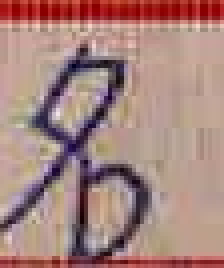
#> input picture data-clean/1/34048.jpg, 56 x 67 px (shown 4 times larger); its folder holds only this picture in this run
$ jupyter execute --allow-errors baseline-Copy2.ipynb
#> lines starting #> are read from the running program, lines starting #| are printed output that depends on the picture; after the words box and inside, x2 and y2 are one past the last pixel; in counts of white or black regions, pixels touching at a corner belong together
#> (reads word_idx_df.csv from the repository)
#> in load_data, img is the input picture: shape (67, 56, 3); mean B, G, R 125.5, 131.8, 167
[cell 1]
import os
import cv2
import pandas as pd
import numpy as np
from tensorflow import keras
from tensorflow.keras.models import Model
from tensorflow.keras.layers import (Flatten, Dense, Input,
                                     Dropout, BatchNormalization,
                                     Conv2D, MaxPooling2D,
                                     GlobalMaxPooling2D, GlobalAveragePooling2D,)

from tensorflow.keras import backend as K
from sklearn.model_selection import train_test_split

[cell 2]
def cv_show(img, name='image'):
    cv2.imshow(name, img)
    cv2.waitKey(0)
    cv2.destroyAllWindows()

[cell 3]
def normalize(X_train,X_test):
        mean = np.mean(X_train,axis=(0,1,2,3))
        std = np.std(X_train, axis=(0, 1, 2, 3))
        X_train = (X_train-mean)/(std+1e-7)
        X_test = (X_test-mean)/(std+1e-7)
        return X_train, X_test

[cell 4]
def padding(img):
    out_w = 128
    out_h = 128
    top_size = int((128 - img.shape[0]) / 2)
    bottom_size = int((128 - img.shape[0]) / 2)
    dif_1 = 128 - (top_size + bottom_size + img.shape[0])
    top_size += dif_1
    left_size = int((128 - img.shape[1]) / 2)
    right_size = int((128 - img.shape[1]) / 2)
    dif_2 = 128 - (left_size + right_size + img.shape[1])
    left_size += dif_2
    if img.shape[1] <= 128:
        constant = cv2.copyMakeBorder(img,
                                  top_size, bottom_size, left_size, right_size,
                                  borderType=cv2.BORDER_CONSTANT,
                                  value=(255, 255, 255))
    else:
        constant = cv2.copyMakeBorder(img,
                          top_size, bottom_size, 0, 0,
                          borderType=cv2.BORDER_CONSTANT,
                          value=(255, 255, 255))
        constant = cv2.resize(constant, (128, 128))


    return constant

[cell 5]
def preprocessing_img(img):

    gray = cv2.cvtColor(img, cv2.COLOR_BGR2GRAY)
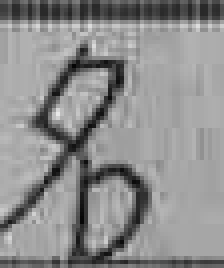
#> gray: shape (67, 56) (shown 4 times larger); min 4, max 232, mean 141.6
    ret, thresh1 = cv2.threshold(gray, 110, 255, cv2.THRESH_OTSU)
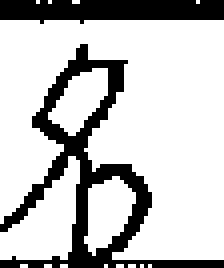
#> thresh1: shape (67, 56) (shown 4 times larger); 76.4% white; 2 black regions, box (x1, y1, x2, y2) and area: (0, 11, 56, 67) 607, (0, 0, 56, 6) 277
#> ret = 116
    gaussian = cv2.GaussianBlur(thresh1, (3, 3), 1)
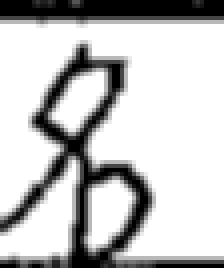
#> gaussian: shape (67, 56) (shown 4 times larger); min 0, max 255, mean 194.6
    kernel = np.zeros((3, 3), np.uint8)
    erosion_1 = cv2.erode(gaussian, kernel, iterations=1)
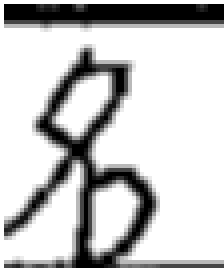
#> erosion_1: shape (67, 56) (shown 4 times larger); min 0, max 255, mean 198.4

    img2 = 255 - erosion_1
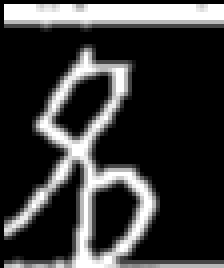
#> img2: shape (67, 56) (shown 4 times larger); min 0, max 255, mean 56.6
    img2 = cv2.resize(img2, (64, 64))
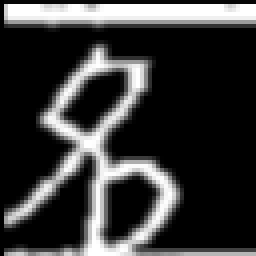
#> img2: shape (64, 64) (shown 4 times larger); min 0, max 255, mean 56.7
    img2 = cv2.cvtColor(img2, cv2.COLOR_GRAY2BGR)
#> img2: shape (64, 64, 3)


    return img2

[cell 6]
def load_data(path):

    fold_list = os.listdir(train_dir)
    trainX_list = []
    trainY_list = []
    testX_list = []
    testY_list = []

    for f in fold_list:
        label = int(f)
        img_list = os.listdir(f'{train_dir}{f}')
        tmp_datasetX = []
        tmp_datasetY = []
        for img_p in img_list:
            try:
                img = cv2.imread(f'{train_dir}{f}/{img_p}')
#                 if (img.shape[0] != 128) or (img.shape[1] != 128):
#                     img = padding(img)
                img = preprocessing_img(img)
#                 print(img.shape)
                label = int(f)
                tmp_datasetX.append(img)
                tmp_datasetY.append(label)
            except Exception as e:
                print(f, img_p)
                print(e)

        trainX, testX, trainY, testY = train_test_split(tmp_datasetX, tmp_datasetY, test_size=0.2, random_state=42)
        trainX_list.extend(trainX)
        trainY_list.extend(trainY)
        testX_list.extend(testX)
        testY_list.extend(testY)
    trainX_ary = np.array(trainX_list)
    trainY_ary = np.array(trainY_list)
    testX_ary = np.array(testX_list)
    testY_ary = np.array(testY_list)
    print(f'trainX: {trainX_ary.shape}')
    print(f'trainY: {trainY_ary.shape}')
    print(f'testX: {testX_ary.shape}')
    print(f'testY: {testY_ary.shape}')

    return trainX_ary, testX_ary, trainY_ary, testY_ary
